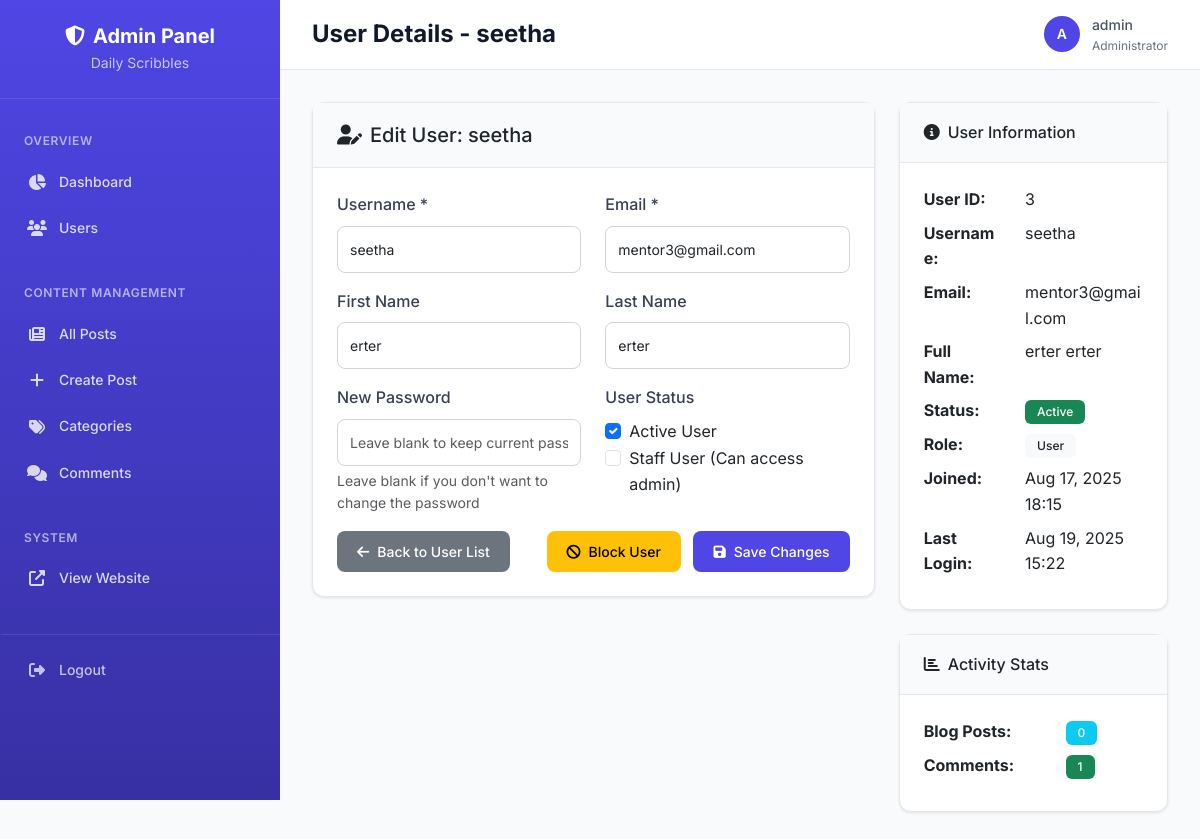
Before: /adminpanel/users/3/ (signed in) with the older database file.
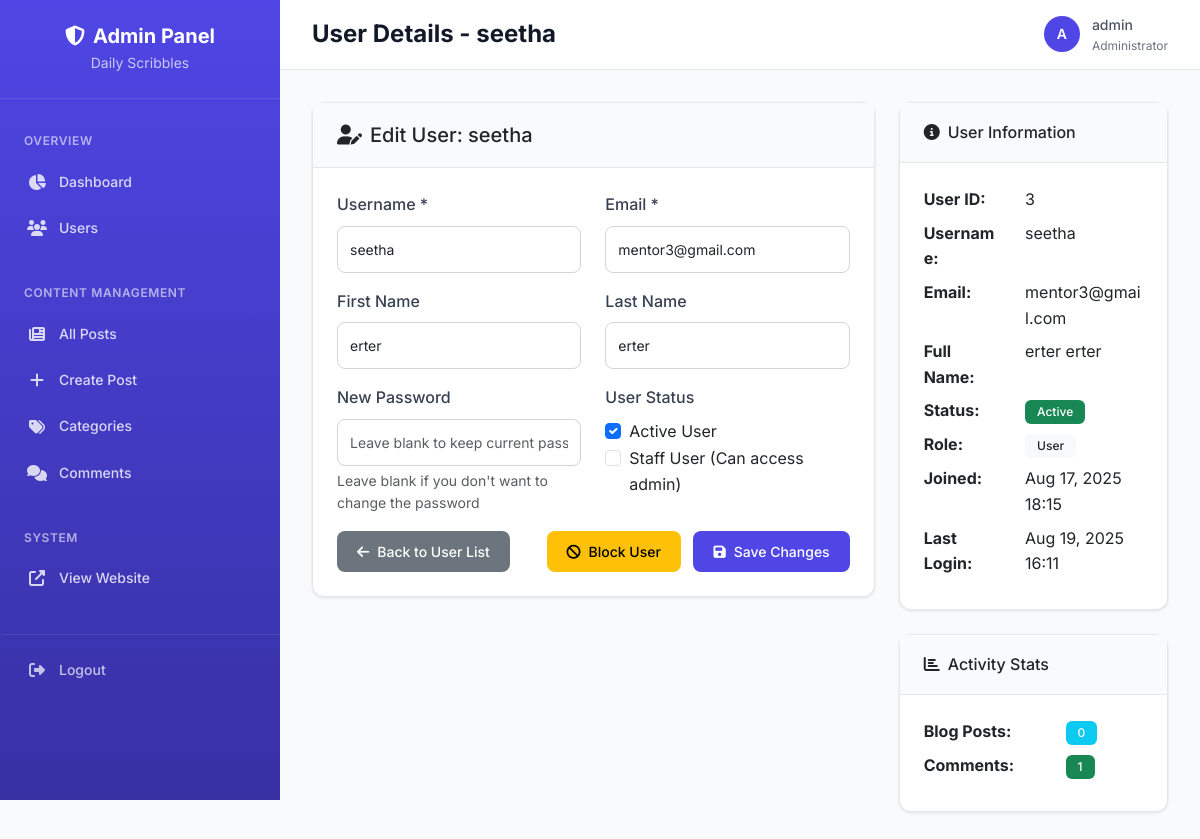
After: the same page with the newer database file.
### userapp/models.py (models this page shows, shortened)
class CustomUser(AbstractUser):
    email = models.EmailField(unique=True)

### adminpanel/views.py (the view, shortened to what this page needs)
# urls.py: path('users/<int:user_id>/', views.user_detail, name='user_detail'),
@login_required
@user_passes_test(is_admin)
def user_detail(request, user_id):
    user = get_object_or_404(User, id=user_id)
    user_posts_count = user.blog_posts.count() if hasattr(user, 'blog_posts') else 0
    user_comments_count = user.comments.count() if hasattr(user, 'comments') else 0
    context = {
        'user_obj': user,  # Using user_obj to avoid conflict with request.user
        'user_posts_count': user_posts_count,
        'user_comments_count': user_comments_count,
    }
    return render(request, 'adminpanel/user_detail.html', context)

### adminpanel/views.py (called while the page is built)
def is_admin(user):
    return user.is_authenticated and (user.is_staff or user.is_superuser)

### templates/adminpanel/user_detail.html (shortened to what the changed rows need)
{% extends 'adminpanel/base.html' %}
{% block page_title %}User Details - {{ user_obj.username }}{% endblock %}
{% block content %}
<div class="row">
    <div class="col-md-8">
        <div class="card">
            <div class="card-header">
                <h5 class="card-title mb-0">
                    <i class="fas fa-user-edit me-2"></i>Edit User: {{ user_obj.username }}
                </h5>
            </div>
            <div class="card-body">
                <form method="post">
                    <div class="row">
                        <div class="col-md-6 mb-3">
                            <label for="username" class="form-label">Username *</label>
                            <input type="text" class="form-control" id="username" name="username"
                                   value="{{ user_obj.username }}" required>
                        </div>
                        <div class="col-md-6 mb-3">
                            <label for="email" class="form-label">Email *</label>
                            <input type="email" class="form-control" id="email" name="email"
                                   value="{{ user_obj.email }}" required>
                        </div>
                    </div>
                    <div class="row">
                        <div class="col-md-6 mb-3">
                            <label for="first_name" class="form-label">First Name</label>
                            <input type="text" class="form-control" id="first_name" name="first_name"
                                   value="{{ user_obj.first_name }}">
                        </div>
                        <div class="col-md-6 mb-3">
                            <label for="last_name" class="form-label">Last Name</label>
                            <input type="text" class="form-control" id="last_name" name="last_name"
                                   value="{{ user_obj.last_name }}">
                        </div>
                    </div>
                    <div class="row">
                        <div class="col-md-6 mb-3">
                            <div class="form-check">
                                <input class="form-check-input" type="checkbox" id="is_active" name="is_active"
                                       {% if user_obj.is_active %}checked{% endif %}>
                                <label class="form-check-label" for="is_active">
                                    Active User
                                </label>
                            </div>
                            <div class="form-check">
                                <input class="form-check-input" type="checkbox" id="is_staff" name="is_staff"
                                       {% if user_obj.is_staff %}checked{% endif %}>
                                <label class="form-check-label" for="is_staff">
                                    Staff User (Can access admin)
                                </label>
                            </div>
                        </div>
                    </div>
                </form>
            </div>
        </div>
    </div>
    <div class="col-md-4">
        <div class="card mb-4">
            <div class="card-body">
                <div class="row mb-2">
                    <div class="col-sm-5"><strong>User ID:</strong></div>
                    <div class="col-sm-7">{{ user_obj.id }}</div>
                </div>
                <div class="row mb-2">
                    <div class="col-sm-5"><strong>Username:</strong></div>
                    <div class="col-sm-7">{{ user_obj.username }}</div>
                </div>
                <div class="row mb-2">
                    <div class="col-sm-5"><strong>Email:</strong></div>
                    <div class="col-sm-7">{{ user_obj.email|default:"-" }}</div>
                </div>
                <div class="row mb-2">
                    <div class="col-sm-5"><strong>Full Name:</strong></div>
                    <div class="col-sm-7">{{ user_obj.get_full_name|default:"-" }}</div>
                </div>
                <div class="row mb-2">
                    <div class="col-sm-5"><strong>Joined:</strong></div>
                    <div class="col-sm-7">{{ user_obj.date_joined|date:"M d, Y H:i" }}</div>
                </div>
                <div class="row mb-2">
                    <div class="col-sm-5"><strong>Last Login:</strong></div>
                    <div class="col-sm-7">
                        {% if user_obj.last_login %}
                            {{ user_obj.last_login|date:"M d, Y H:i" }}
                        {% else %}
                            Never
                        {% endif %}
                    </div>
                </div>
            </div>
        </div>
    </div>
</div>
{% endblock %}

Changed rows visible on the page:
changed CustomUser "seetha": last_login "Aug 19, 2025 15:22" → "Aug 19, 2025 16:11"
